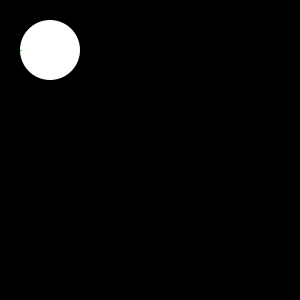
Frame 1 (no input)
Frame 60 (the mouse pressed at the canvas centre just before this capture): identical to frame 1, image omitted
Frame 120 (the mouse held since frame 60 and released just before this capture): identical to frame 1, image omitted

The Processing sketch that drew this single still picture (run headless with seeded random() and noise(); from frame 60 on, the mouse is pressed at the canvas centre):

// Processing sketch: get_color_of_pixels_in_circle
// ── get_color_of_pixels_in_circle.pde
int radius = 30;
int cx = 50;
int cy = 50;
int x1, x2, y1, y2;

int x=28;
int y=70;
int greenct = 0;
color pxclr;
float r, g, b;




float l = 0;

void setup() {
  size(300, 300);
  x1 = cx-radius;
  x2 = cx + radius;
  y1 = cy - radius;
  y2 = cy + radius;
}

void draw() {
  background(0);
  noStroke();


  fill(255);
  ellipse(cx, cy, radius*2, radius*2);

  fill(0, 255, 0);
  rect(cx-30, cy, 2, 1);
  
  loadPixels();
  for (int i=y1; i<=y2; i++) {
    for (int j=x1; j<=x2; j++) {
      l = dist(j, i, cx, cy);
      if (l<=radius) {
        pxclr =   pixels[i*width+j];
        r = red(pxclr);
        g = green(pxclr);
        b = blue(pxclr);
        //println(g);
        if (r == 0 && g==255 && b==0) {
          greenct++;
        }
      }
    }
    
  }

  println(greenct);
  greenct = 0;
}
